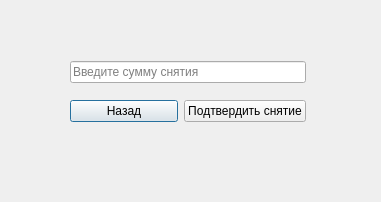
<?xml version="1.0" encoding="UTF-8"?>
<ui version="4.0">
 <class>get_money_window</class>
 <widget class="QDialog" name="get_money_window">
  <property name="geometry">
   <rect>
    <x>0</x>
    <y>0</y>
    <width>381</width>
    <height>202</height>
   </rect>
  </property>
  <property name="windowTitle">
   <string>Dialog</string>
  </property>
  <widget class="QWidget" name="layoutWidget">
   <property name="geometry">
    <rect>
     <x>70</x>
     <y>50</y>
     <width>236</width>
     <height>83</height>
    </rect>
   </property>
   <layout class="QVBoxLayout" name="verticalLayout">
    <item>
     <widget class="QLineEdit" name="money_line">
      <property name="text">
       <string/>
      </property>
      <property name="placeholderText">
       <string>Введите сумму снятия </string>
      </property>
     </widget>
    </item>
    <item>
     <layout class="QHBoxLayout" name="horizontalLayout">
      <item>
       <widget class="QPushButton" name="back_button">
        <property name="text">
         <string>Назад</string>
        </property>
       </widget>
      </item>
      <item>
       <widget class="QPushButton" name="confirm_add">
        <property name="text">
         <string>Подтвердить снятие</string>
        </property>
       </widget>
      </item>
     </layout>
    </item>
   </layout>
  </widget>
 </widget>
 <resources/>
 <connections/>
</ui>
